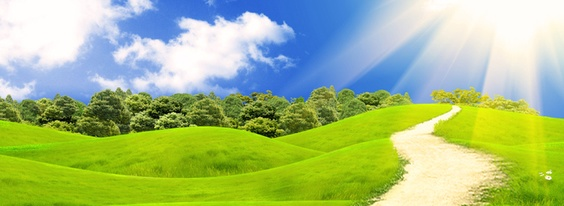
#> input picture 6375_Assignment4/Part3/image4.jpg, 564 x 206 px, shrunk from 940 x 344 before the run
$ python image_compression.py
#> lines starting #> are read from the running program, lines starting #| are printed output that depends on the picture
import numpy as np
from scipy import linalg
import imageio

import random


def compress(image, numPc, totalComponents):
	# computing eigenvalues and eigenvectors of covariance matrix
	M = (image-np.mean(image.T,axis=1)).T
	[latent,coeff] = linalg.eig(np.cov(M))

	# sorting the eigenvalues
	idx = np.argsort(latent)
	idx = idx[::-1]
	# sorting eigenvectors according to the sorted eigenvalues
	coeff = coeff[:,idx]

	# remove extraneous components
	if numPc < totalComponents:
			coeff = coeff[:,range(numPc)]
	# move data to new space
	score = np.dot(coeff.T,M)
	image_reconstr = np.dot(coeff,score).T+np.mean(image,axis=0)
	return image_reconstr

num_PC = [200, 100, 500]
og_images = ['image4.jpg', 'image5.jpg', 'image1.jpg']
for image_name in og_images:
	count_PC = random.choice(num_PC)
	raster = np.mean(imageio.imread(image_name), 2)
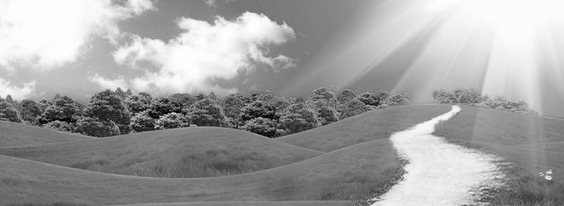
#> raster: shape (206, 564) float64; min 1.33, max 254.7, mean 160.5
	totalPC = np.size(raster, axis = 1)
#> totalPC = 564
	print ('Total PC in image: ' + str(totalPC))
#| Total PC in image: 564
	compressedImage = compress(raster, count_PC, totalPC)
#> in compress, `M = (image-np.mean(image.T,axis=1)).T`:
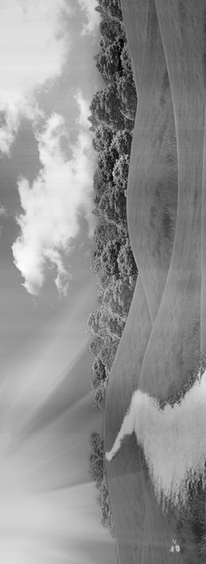
#> M: shape (564, 206) float64; min -163.8, max 122.7, mean 0; drawn with min black and max white
#> in compress, `idx = np.argsort(latent)`: idx = 564 values, max 563 at index 185, min 0 at index 563, mean 281.5
#> in compress, `idx = idx[::-1]`: idx = 564 values, max 563 at index 378, min 0 at index 0, mean 281.5
	print ('Using ' + str(count_PC) + ' principal components')
#> (the run stopped early here; a loop or call above may not have finished)
